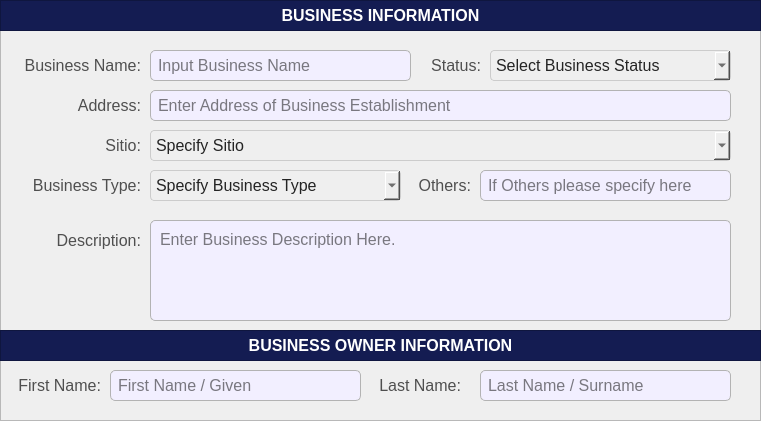
  <widget class="QFrame" name="basePopUpBodyFrame">
   <property name="geometry">
    <rect>
     <x>10</x>
     <y>50</y>
     <width>761</width>
     <height>421</height>
    </rect>
   </property>
   <property name="styleSheet">
    <string notr="true">#basePopUpBodyFrame {
	background-color: rgb(247, 247, 247);
	border: 1px solid rgb(194, 194, 194);
	border-radius: 10px;
}</string>
   </property>
   <property name="frameShape">
    <enum>QFrame::Shape::StyledPanel</enum>
   </property>
   <property name="frameShadow">
    <enum>QFrame::Shadow::Raised</enum>
   </property>
   <widget class="QFrame" name="basePopUpTitleFrame_3">
    <property name="geometry">
     <rect>
      <x>0</x>
      <y>0</y>
      <width>761</width>
      <height>31</height>
     </rect>
    </property>
    <property name="styleSheet">
     <string notr="true">#basePopUpTitleFrame_3 {
	background-color: #141c52;
}</string>
    </property>
    <property name="frameShape">
     <enum>QFrame::Shape::StyledPanel</enum>
    </property>
    <property name="frameShadow">
     <enum>QFrame::Shadow::Raised</enum>
    </property>
    <widget class="QLabel" name="label_title_3">
     <property name="geometry">
      <rect>
       <x>0</x>
       <y>0</y>
       <width>761</width>
       <height>31</height>
      </rect>
     </property>
     <property name="font">
      <font>
       <family>Arial</family>
       <pointsize>12</pointsize>
       <bold>true</bold>
      </font>
     </property>
     <property name="styleSheet">
      <string notr="true">#label_title_3{
	background-color:transparent;
	color: rgb(255, 255, 255);
}</string>
     </property>
     <property name="text">
      <string>BUSINESS INFORMATION</string>
     </property>
     <property name="alignment">
      <set>Qt::AlignmentFlag::AlignCenter</set>
     </property>
    </widget>
   </widget>
   <widget class="QLineEdit" name="register_BusinessOwnerFirstName">
    <property name="geometry">
     <rect>
      <x>110</x>
      <y>370</y>
      <width>251</width>
      <height>31</height>
     </rect>
    </property>
    <property name="font">
     <font>
      <family>Arial</family>
      <pointsize>12</pointsize>
     </font>
    </property>
    <property name="styleSheet">
     <string notr="true">#register_BusinessOwnerFirstName{
	border: 1px solid #b3b3b3;  /* Black border */
    border-radius: 5px;        /* Rounded corners */
    padding: 5px;               /* Inner spacing */
    background-color: #f2efff;  /* Gray background */
    color: #000000; 
}

</string>
    </property>
    <property name="text">
     <string/>
    </property>
    <property name="maxLength">
     <number>50</number>
    </property>
    <property name="placeholderText">
     <string>First Name / Given</string>
    </property>
   </widget>
   <widget class="QLabel" name="register_labelBusinessStatus">
    <property name="geometry">
     <rect>
      <x>430</x>
      <y>50</y>
      <width>51</width>
      <height>31</height>
     </rect>
    </property>
    <property name="font">
     <font>
      <family>Arial</family>
      <pointsize>12</pointsize>
     </font>
    </property>
    <property name="styleSheet">
     <string notr="true">#register_labelBusinessStatus{
	background-color:transparent;
	color:#4f4f4f;
}</string>
    </property>
    <property name="text">
     <string>Status:</string>
    </property>
    <property name="alignment">
     <set>Qt::AlignmentFlag::AlignRight|Qt::AlignmentFlag::AlignTrailing|Qt::AlignmentFlag::AlignVCenter</set>
    </property>
   </widget>
   <widget class="QLabel" name="register_labelBusinessName">
    <property name="geometry">
     <rect>
      <x>10</x>
      <y>50</y>
      <width>131</width>
      <height>31</height>
     </rect>
    </property>
    <property name="font">
     <font>
      <family>Arial</family>
      <pointsize>12</pointsize>
     </font>
    </property>
    <property name="styleSheet">
     <string notr="true">#register_labelBusinessName{
	background-color:transparent;
	color:#4f4f4f;
}</string>
    </property>
    <property name="text">
     <string>Business Name:</string>
    </property>
    <property name="alignment">
     <set>Qt::AlignmentFlag::AlignRight|Qt::AlignmentFlag::AlignTrailing|Qt::AlignmentFlag::AlignVCenter</set>
    </property>
   </widget>
   <widget class="QLineEdit" name="register_BusinessName">
    <property name="geometry">
     <rect>
      <x>150</x>
      <y>50</y>
      <width>261</width>
      <height>31</height>
     </rect>
    </property>
    <property name="font">
     <font>
      <family>Arial</family>
      <pointsize>12</pointsize>
     </font>
    </property>
    <property name="styleSheet">
     <string notr="true">#register_BusinessName{
	border: 1px solid #b3b3b3;  /* Black border */
    border-radius: 5px;        /* Rounded corners */
    padding: 5px;               /* Inner spacing */
    background-color: #f2efff;  /* Gray background */
    color: #000000; 
}

</string>
    </property>
    <property name="text">
     <string/>
    </property>
    <property name="maxLength">
     <number>11</number>
    </property>
    <property name="placeholderText">
     <string>Input Business Name</string>
    </property>
   </widget>
   <widget class="QComboBox" name="register_comboBox_BusinessStatus">
    <property name="geometry">
     <rect>
      <x>490</x>
      <y>50</y>
      <width>241</width>
      <height>31</height>
     </rect>
    </property>
    <property name="font">
     <font>
      <family>Arial</family>
      <pointsize>12</pointsize>
     </font>
    </property>
    <property name="styleSheet">
     <string notr="true">#register_comboBox_BusinessStatus{
	background-color: rgb(239, 239, 239); /* Correct property name */
    color: #242424; /* Set text color to black for better contrast */
    border: 1px solid #ccc; /* Optional: Add a light border */
    padding: 5px; /* Optional: Add some padding */
    border-radius: 4px; /* Optional: Rounded corners */
}</string>
    </property>
    <property name="placeholderText">
     <string>Select Business Status</string>
    </property>
    <property name="duplicatesEnabled">
     <bool>false</bool>
    </property>
    <item>
     <property name="text">
      <string>Active</string>
     </property>
    </item>
    <item>
     <property name="text">
      <string>Inactive</string>
     </property>
    </item>
    <item>
     <property name="text">
      <string>Closed</string>
     </property>
    </item>
   </widget>
   <widget class="QLabel" name="register_labelBusinessOwnerName">
    <property name="geometry">
     <rect>
      <x>10</x>
      <y>370</y>
      <width>91</width>
      <height>31</height>
     </rect>
    </property>
    <property name="font">
     <font>
      <family>Arial</family>
      <pointsize>12</pointsize>
     </font>
    </property>
    <property name="styleSheet">
     <string notr="true">#register_labelBusinessOwnerName{
	background-color:transparent;
	color:#4f4f4f;
}</string>
    </property>
    <property name="text">
     <string>First Name:</string>
    </property>
    <property name="alignment">
     <set>Qt::AlignmentFlag::AlignRight|Qt::AlignmentFlag::AlignTrailing|Qt::AlignmentFlag::AlignVCenter</set>
    </property>
   </widget>
   <widget class="QLineEdit" name="register_BusinessOwnerLastName">
    <property name="geometry">
     <rect>
      <x>480</x>
      <y>370</y>
      <width>251</width>
      <height>31</height>
     </rect>
    </property>
    <property name="font">
     <font>
      <family>Arial</family>
      <pointsize>12</pointsize>
     </font>
    </property>
    <property name="styleSheet">
     <string notr="true">#register_BusinessOwnerLastName{
	border: 1px solid #b3b3b3;  /* Black border */
    border-radius: 5px;        /* Rounded corners */
    padding: 5px;               /* Inner spacing */
    background-color: #f2efff;  /* Gray background */
    color: #000000; 
}

</string>
    </property>
    <property name="text">
     <string/>
    </property>
    <property name="maxLength">
     <number>50</number>
    </property>
    <property name="placeholderText">
     <string>Last Name / Surname</string>
    </property>
   </widget>
   <widget class="QLineEdit" name="register_BusinessAddress">
    <property name="geometry">
     <rect>
      <x>150</x>
      <y>90</y>
      <width>581</width>
      <height>31</height>
     </rect>
    </property>
    <property name="font">
     <font>
      <family>Arial</family>
      <pointsize>12</pointsize>
     </font>
    </property>
    <property name="styleSheet">
     <string notr="true">#register_BusinessAddress{
	border: 1px solid #b3b3b3;  /* Black border */
    border-radius: 5px;        /* Rounded corners */
    padding: 5px;               /* Inner spacing */
    background-color: #f2efff;  /* Gray background */
    color: #000000; 
}

</string>
    </property>
    <property name="text">
     <string/>
    </property>
    <property name="maxLength">
     <number>50</number>
    </property>
    <property name="placeholderText">
     <string>Enter Address of Business Establishment</string>
    </property>
   </widget>
   <widget class="QLabel" name="register_labelBusinessAddress">
    <property name="geometry">
     <rect>
      <x>30</x>
      <y>90</y>
      <width>111</width>
      <height>31</height>
     </rect>
    </property>
    <property name="font">
     <font>
      <family>Arial</family>
      <pointsize>12</pointsize>
     </font>
    </property>
    <property name="styleSheet">
     <string notr="true">#register_labelBusinessAddress{
	background-color:transparent;
	color:#4f4f4f;
}</string>
    </property>
    <property name="text">
     <string>Address:</string>
    </property>
    <property name="alignment">
     <set>Qt::AlignmentFlag::AlignRight|Qt::AlignmentFlag::AlignTrailing|Qt::AlignmentFlag::AlignVCenter</set>
    </property>
   </widget>
   <widget class="QLabel" name="register_labelBusinessOwnerName_2">
    <property name="geometry">
     <rect>
      <x>370</x>
      <y>370</y>
      <width>91</width>
      <height>31</height>
     </rect>
    </property>
    <property name="font">
     <font>
      <family>Arial</family>
      <pointsize>12</pointsize>
     </font>
    </property>
    <property name="styleSheet">
     <string notr="true">#register_labelBusinessOwnerName_2{
	background-color:transparent;
	color:#4f4f4f;
}</string>
    </property>
    <property name="text">
     <string>Last Name:</string>
    </property>
    <property name="alignment">
     <set>Qt::AlignmentFlag::AlignRight|Qt::AlignmentFlag::AlignTrailing|Qt::AlignmentFlag::AlignVCenter</set>
    </property>
   </widget>
   <widget class="QFrame" name="basePopUpTitleFrame_4">
    <property name="geometry">
     <rect>
      <x>0</x>
      <y>330</y>
      <width>761</width>
      <height>31</height>
     </rect>
    </property>
    <property name="styleSheet">
     <string notr="true">#basePopUpTitleFrame_4 {
	background-color: #141c52;
}</string>
    </property>
    <property name="frameShape">
     <enum>QFrame::Shape::StyledPanel</enum>
    </property>
    <property name="frameShadow">
     <enum>QFrame::Shadow::Raised</enum>
    </property>
    <widget class="QLabel" name="label_title_4">
     <property name="geometry">
      <rect>
       <x>0</x>
       <y>0</y>
       <width>761</width>
       <height>31</height>
      </rect>
     </property>
     <property name="font">
      <font>
       <family>Arial</family>
       <pointsize>12</pointsize>
       <bold>true</bold>
      </font>
     </property>
     <property name="styleSheet">
      <string notr="true">#label_title_4{
	background-color:transparent;
	color: rgb(255, 255, 255);
}</string>
     </property>
     <property name="text">
      <string>BUSINESS OWNER INFORMATION</string>
     </property>
     <property name="alignment">
      <set>Qt::AlignmentFlag::AlignCenter</set>
     </property>
    </widget>
   </widget>
   <widget class="QLabel" name="register_labelBusinessAddress_Sitio">
    <property name="geometry">
     <rect>
      <x>30</x>
      <y>130</y>
      <width>111</width>
      <height>31</height>
     </rect>
    </property>
    <property name="font">
     <font>
      <family>Arial</family>
      <pointsize>12</pointsize>
     </font>
    </property>
    <property name="styleSheet">
     <string notr="true">#register_labelBusinessAddress_Sitio{
	background-color:transparent;
	color:#4f4f4f;
}</string>
    </property>
    <property name="text">
     <string>Sitio:</string>
    </property>
    <property name="alignment">
     <set>Qt::AlignmentFlag::AlignRight|Qt::AlignmentFlag::AlignTrailing|Qt::AlignmentFlag::AlignVCenter</set>
    </property>
   </widget>
   <widget class="QComboBox" name="register_comboBox_BusinessAddress_Sitio">
    <property name="geometry">
     <rect>
      <x>150</x>
      <y>130</y>
      <width>581</width>
      <height>31</height>
     </rect>
    </property>
    <property name="font">
     <font>
      <family>Arial</family>
      <pointsize>12</pointsize>
     </font>
    </property>
    <property name="styleSheet">
     <string notr="true">#register_comboBox_BusinessAddress_Sitio{
	background-color: rgb(239, 239, 239); /* Correct property name */
    color: #242424; /* Set text color to black for better contrast */
    border: 1px solid #ccc; /* Optional: Add a light border */
    padding: 5px; /* Optional: Add some padding */
    border-radius: 4px; /* Optional: Rounded corners */
}</string>
    </property>
    <property name="placeholderText">
     <string>Specify Sitio</string>
    </property>
    <property name="duplicatesEnabled">
     <bool>false</bool>
    </property>
    <item>
     <property name="text">
      <string>None</string>
     </property>
    </item>
   </widget>
   <widget class="QLabel" name="register_labelBusinessType">
    <property name="geometry">
     <rect>
      <x>30</x>
      <y>170</y>
      <width>111</width>
      <height>31</height>
     </rect>
    </property>
    <property name="font">
     <font>
      <family>Arial</family>
      <pointsize>12</pointsize>
     </font>
    </property>
    <property name="styleSheet">
     <string notr="true">#register_labelBusinessType{
	background-color:transparent;
	color:#4f4f4f;
}</string>
    </property>
    <property name="text">
     <string>Business Type:</string>
    </property>
    <property name="alignment">
     <set>Qt::AlignmentFlag::AlignRight|Qt::AlignmentFlag::AlignTrailing|Qt::AlignmentFlag::AlignVCenter</set>
    </property>
   </widget>
   <widget class="QComboBox" name="register_comboBox_BusinessType">
    <property name="geometry">
     <rect>
      <x>150</x>
      <y>170</y>
      <width>251</width>
      <height>31</height>
     </rect>
    </property>
    <property name="font">
     <font>
      <family>Arial</family>
      <pointsize>12</pointsize>
     </font>
    </property>
    <property name="styleSheet">
     <string notr="true">#register_comboBox_BusinessType{
	background-color: rgb(239, 239, 239); /* Correct property name */
    color: #242424; /* Set text color to black for better contrast */
    border: 1px solid #ccc; /* Optional: Add a light border */
    padding: 5px; /* Optional: Add some padding */
    border-radius: 4px; /* Optional: Rounded corners */
}</string>
    </property>
    <property name="placeholderText">
     <string>Specify Business Type</string>
    </property>
    <property name="duplicatesEnabled">
     <bool>false</bool>
    </property>
    <item>
     <property name="text">
      <string>Sole Proprietorship</string>
     </property>
    </item>
    <item>
     <property name="text">
      <string>Partnership</string>
     </property>
    </item>
    <item>
     <property name="text">
      <string>Corporation</string>
     </property>
    </item>
    <item>
     <property name="text">
      <string>Cooperative </string>
     </property>
    </item>
    <item>
     <property name="text">
      <string>Franchise</string>
     </property>
    </item>
    <item>
     <property name="text">
      <string>Others</string>
     </property>
    </item>
   </widget>
   <widget class="QPlainTextEdit" name="register_BusinessDesc">
    <property name="geometry">
     <rect>
      <x>150</x>
      <y>220</y>
      <width>581</width>
      <height>101</height>
     </rect>
    </property>
    <property name="font">
     <font>
      <family>Arial</family>
      <pointsize>12</pointsize>
     </font>
    </property>
    <property name="styleSheet">
     <string notr="true">#register_BusinessDesc{
	border: 1px solid #b3b3b3;  /* Black border */
    border-radius: 5px;        /* Rounded corners */
    padding: 5px;               /* Inner spacing */
    background-color: #f2efff;  /* Gray background */
    color: #000000; 
}

</string>
    </property>
    <property name="placeholderText">
     <string>Enter Business Description Here.</string>
    </property>
   </widget>
   <widget class="QLabel" name="register_labelBusinessDesc">
    <property name="geometry">
     <rect>
      <x>40</x>
      <y>230</y>
      <width>101</width>
      <height>21</height>
     </rect>
    </property>
    <property name="font">
     <font>
      <family>Arial</family>
      <pointsize>12</pointsize>
     </font>
    </property>
    <property name="styleSheet">
     <string notr="true">#register_labelBusinessDesc{
	background-color:transparent;
	color:#4f4f4f;
}</string>
    </property>
    <property name="text">
     <string>Description:</string>
    </property>
    <property name="alignment">
     <set>Qt::AlignmentFlag::AlignRight|Qt::AlignmentFlag::AlignTrailing|Qt::AlignmentFlag::AlignVCenter</set>
    </property>
   </widget>
   <widget class="QLineEdit" name="register_BusinessType_others">
    <property name="geometry">
     <rect>
      <x>480</x>
      <y>170</y>
      <width>251</width>
      <height>31</height>
     </rect>
    </property>
    <property name="font">
     <font>
      <family>Arial</family>
      <pointsize>12</pointsize>
     </font>
    </property>
    <property name="styleSheet">
     <string notr="true">#register_BusinessType_others{
	border: 1px solid #b3b3b3;  /* Black border */
    border-radius: 5px;        /* Rounded corners */
    padding: 5px;               /* Inner spacing */
    background-color: #f2efff;  /* Gray background */
    color: #000000; 
}

</string>
    </property>
    <property name="text">
     <string/>
    </property>
    <property name="maxLength">
     <number>50</number>
    </property>
    <property name="placeholderText">
     <string>If Others please specify here</string>
    </property>
   </widget>
   <widget class="QLabel" name="register_labelBusinessType_others">
    <property name="geometry">
     <rect>
      <x>370</x>
      <y>170</y>
      <width>101</width>
      <height>31</height>
     </rect>
    </property>
    <property name="font">
     <font>
      <family>Arial</family>
      <pointsize>12</pointsize>
     </font>
    </property>
    <property name="styleSheet">
     <string notr="true">#register_labelBusinessType_others{
	background-color:transparent;
	color:#4f4f4f;
}</string>
    </property>
    <property name="text">
     <string>Others:</string>
    </property>
    <property name="alignment">
     <set>Qt::AlignmentFlag::AlignRight|Qt::AlignmentFlag::AlignTrailing|Qt::AlignmentFlag::AlignVCenter</set>
    </property>
   </widget>
  </widget>
